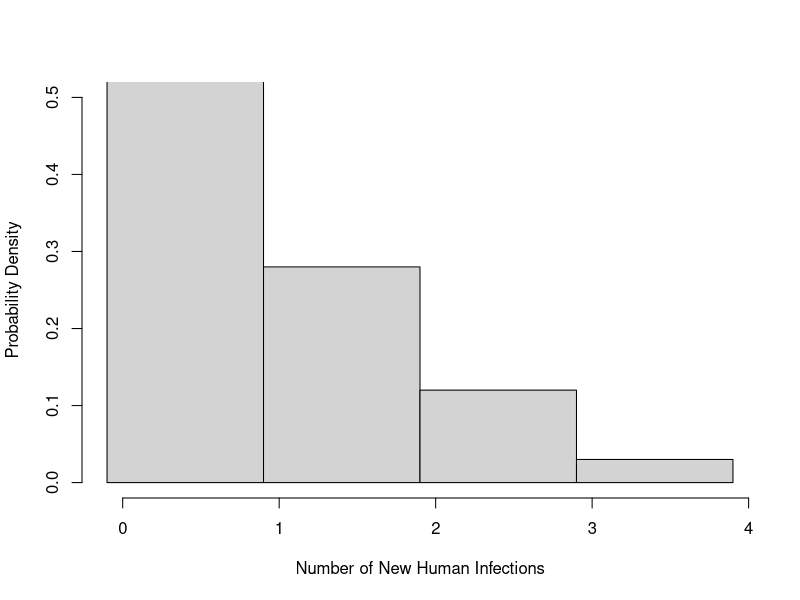

This figure's R source:

simlength = 180 #Number of days in the simulation
reps = 100 #Number of times to repeat the simulation

#What is the makeup of the household (all hosts and vectors)?
numHum = 5 
numBug = 1000

#Initial number infected amongst host and vector
HumI0 = 1
BugI0 = 0

#Parameters
feedInterval = 7 #Average number of days between feeding
BugLifetime = 200 #Average bug lifespan in days
BtoHIProb = 0.00058 #The probability of an infectious bite infecting a human
HtoBIProb = 0.042 #The probability of an infected human infecting a bug from a bite; First three years of infection 
HtoBIProb2 = 0.0048 #After first three years of infection

#Information about distributions to draw feeding days and bug lifetimes
sdFeed <- 2 # sd of days between feeding for vectors
sdBL <- 30 # sd of days for bug lifetime

#The transmission function: one simulation of length "reps", given a certain HtoBP (determined by whether patient has a chronic or acute infectionn)
Transmission <- function(HtoBP, reps){
  HtoBIProb <- HtoBP  
  #vector to store a count of the total number of humans infected at the end of the simulation
  SumHumI <- as.numeric()
  for (rep in 1:reps){
    #Initial values
    ##Vectors of infection status
    HumI <- c(rep(1,HumI0),rep(0,numHum - HumI0))
    BugI <- c(rep(1,BugI0),rep(0,numBug - BugI0))
    ##Vector of bug feeding days
    BugFD <- ceiling(runif(numBug,0,feedInterval))
    ##Death day of all bugs
    BugDD <- ceiling(runif(numBug,0,BugLifetime))
    
  for (day in 1:simlength){
    for (bug in 1:numBug){
      #determine if bug is feeding that day
      if (BugFD[bug]==day){#begin feeding loop
        #determine which human the bug will feed on
        H = sample(1:numHum,1)
        #determine if uninfected bug is feeding on infected human
        if ((HumI[H]==1) & (BugI[bug]==0)){
          if (runif(1)<HtoBIProb){
            BugI[bug] <- 1 #Bug gets infected with probability HtoBIProb
          }
        }
      
        #determine if infected bug is feeding on uninfected human
        if ((HumI[H]==0) & (BugI[bug]==1)){
          if (runif(1)<BtoHIProb){
            HumI[H] <- 1 #Human gets infected with probability BtoHIProb
          }
        } 
      
        #reset feeding day 
        BugFD[bug] = ceiling(rnorm(1, mean=feedInterval+day, sd=sdFeed)) 
      
      }#end feeding loop
    
      if (BugDD[bug] == day){
        BugI[bug] <- 0 #reset infection status
        BugDD[bug] <- ceiling(rnorm(1, mean=BugLifetime+day, sd=sdBL))
      }
    }#end bug loop
  }#end day loop
  SumHumI[rep] = sum(HumI)
  }#end rep loop
  return (SumHumI)
}#end function loop


Trans = Transmission (HtoBIProb,reps)
length(Trans[which(Trans>0)])


NewInf = Trans - 1
saveRDS(NewInf,file="NewInf.rds")
#hist(NewInf,breaks = c(0,1,2,3,4), xlab = "Are", ylab = "Frequency", xlim=c(0,4))
hist(NewInf,breaks=c(-.1,.9,1.9,2.9,3.9),freq=FALSE,xlab="Number of New Human Infections",ylab="Probability Density",main=NA,ylim=c(0,0.5))
dev.print(device=pdf, "hist.pdf", width=5, height=5)
#Assumptions/omissions:
  #No incubation period 
  #Bug is infected for life
  #No seasonal/temperature dependent cycling
#Ricardo Gartland 
